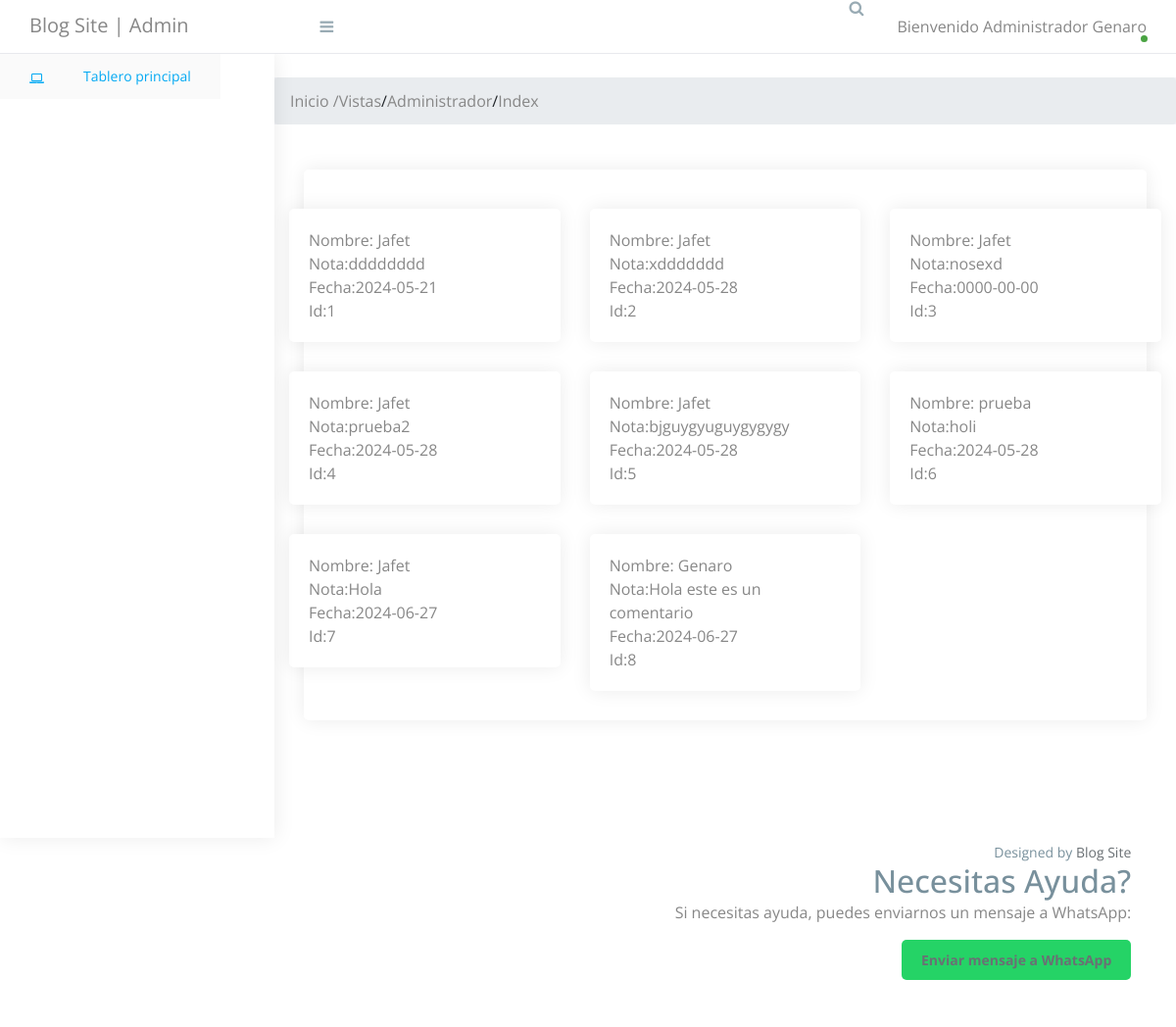
/vistas/administrador/index.php (signed in), run on the app's committed database.
### tables this page shows
CREATE TABLE `notas` (
  `Nombre` varchar(255) NOT NULL,
  `Nota` varchar(255) NOT NULL,
  `Fecha` date NOT NULL,
  `id_nota` int(11) NOT NULL
);

### vistas/administrador/index.php (the view, shortened to what this page needs)
<!doctype html>
<html class="no-js" lang="">
<head>
    <link rel="stylesheet" href="https://cdn.jsdelivr.net/npm/normalize.css@8.0.0/normalize.min.css">
    <link rel="stylesheet" href="https://cdn.jsdelivr.net/npm/bootstrap@4.1.3/dist/css/bootstrap.min.css">
    <link rel="stylesheet" href="https://cdn.jsdelivr.net/npm/font-awesome@4.7.0/css/font-awesome.min.css">
    <link rel="stylesheet" href="https://cdn.jsdelivr.net/gh/lykmapipo/themify-icons@0.1.2/css/themify-icons.css">
    <link rel="stylesheet" href="https://cdn.jsdelivr.net/npm/pixeden-stroke-7-icon@1.2.3/pe-icon-7-stroke/dist/pe-icon-7-stroke.min.css">
    <link rel="stylesheet" href="https://cdnjs.cloudflare.com/ajax/libs/flag-icon-css/3.2.0/css/flag-icon.min.css">
    <link rel="stylesheet" href="assets/css/cs-skin-elastic.css">
    <link rel="stylesheet" href="assets/css/style.css">
    <link href="https://cdn.jsdelivr.net/npm/chartist@0.11.0/dist/chartist.min.css" rel="stylesheet">
    <link href="https://cdn.jsdelivr.net/npm/jqvmap@1.5.1/dist/jqvmap.min.css" rel="stylesheet">
    <link href="https://cdn.jsdelivr.net/npm/weathericons@2.1.0/css/weather-icons.css" rel="stylesheet" />
    <link href="https://cdn.jsdelivr.net/npm/fullcalendar@3.9.0/dist/fullcalendar.min.css" rel="stylesheet" />
</head>
<body>
    <aside id="left-panel" class="left-panel">
        <nav class="navbar navbar-expand-sm navbar-default">
            <div id="main-menu" class="main-menu collapse navbar-collapse">
                <ul class="nav navbar-nav">
                    <li class="active">
                        <a href="index.php"><i class="menu-icon fa fa-laptop"></i>Tablero principal </a>
                    </li>
                </ul>
            </div>
        </nav>
    </aside>
    <div id="right-panel" class="right-panel">
        <header id="header" class="header">
            <div class="top-left">
                <div class="navbar-header">
                    <a class="navbar-brand" href="index.php">Blog Site | Admin</a>
                    <a id="menuToggle" class="menutoggle"><i class="fa fa-bars"></i></a>
                </div>
            </div>
            <div class="top-right">
                <div class="header-menu">
                    <div class="header-left">
                        <button class="search-trigger"><i class="fa fa-search"></i></button>
                    </div>
                    <div class="user-area dropdown float-right">
                        <a href="#" class="dropdown-toggle active" data-toggle="dropdown" aria-haspopup="true" aria-expanded="false">
                            Bienvenido Administrador <?php echo $_SESSION['nombre']; ?>
                        </a>
                    </div>
                </div>
            </div>
        </header>
        <nav aria-label="breadcrumb">
            <ol class="breadcrumb">
                <?php include '../../breadcrumbs.php';
                generate_breadcrumbs(); ?>
            </ol>
        </nav>
        <div class="content">
            <div class="row">
                <div class="col-lg-12">
                    <div class="card">
                        <div class="card-body">
                        </div>
                        <div class="row">
                            <div class="row">
                                <?php
                                include_once "../../conexiondb.php";
                                $conexion = mysqli_connect($db_host, $db_user, $db_pass, $db_database);
                                $sql = "SELECT `Nombre`, `Nota`, `Fecha`, `Id_Nota` FROM `notas`";
                                $resultSet = mysqli_query($conexion, $sql);
                                while ($row = mysqli_fetch_row($resultSet)) {
                                ?>
                                    <div class="col-lg-4 col-md-6 col-sm-12">
                                        <div class="card">
                                            <div class="card-body">
                                                <p class="card-text">
                                                    Nombre: <?php echo $row[0]; ?> <br>
                                                    Nota:<?php echo $row[1]; ?> <br>
                                                    Fecha:<?php echo $row[2]; ?> <br>
                                                    Id:<?php echo $row[3]; ?>
                                                </p>
                                            </div>
                                        </div>
                                    </div>
                                <?php
                                }
                                ?>
                            </div>
                        </div>
                    </div>
                    <div class="card-body"></div>
                </div>
            </div>
        </div>
    </div>
    <footer class="site-footer">
        <div class="footer-inner bg-white">
            <div class="row">
                <div class="col-sm-6">
                </div>
                <div class="col-sm-6 text-right">
                    Designed by <a href="#">Blog Site</a>
                    <form action="#" method="post">
                        <h2>Necesitas Ayuda?</h2>
                        <p>Si necesitas ayuda, puedes enviarnos un mensaje a WhatsApp:</p>
                        <a href="https://wa.me/8444982989?text=Hola,%20necesito%20ayuda" class="whatsapp-button">Enviar mensaje a WhatsApp</a>
                    </form>
                </div>
            </div>
        </div>
    </footer>
</body>
</html>

### data on the page
notas: Nombre "Jafet", Nota "dddddddd", Fecha "2024-05-21", id_nota "1"
notas: Nombre "Jafet", Nota "xddddddd", Fecha "2024-05-28", id_nota "2"
notas: Nombre "Jafet", Nota "nosexd", Fecha "0000-00-00", id_nota "3"
notas: Nombre "Jafet", Nota "prueba2", Fecha "2024-05-28", id_nota "4"
notas: Nombre "Jafet", Nota "bjguygyuguygygygy", Fecha "2024-05-28", id_nota "5"
notas: Nombre "prueba", Nota "holi", Fecha "2024-05-28", id_nota "6"
notas: Nombre "Jafet", Nota "Hola", Fecha "2024-06-27", id_nota "7"
notas: Nombre "Genaro", Nota "Hola este es un comentario", Fecha "2024-06-27", id_nota "8"

### other printed values
$_SESSION['nombre'] "Genaro"
$title "Vistas"
$title "Administrador"
$title "Index"
